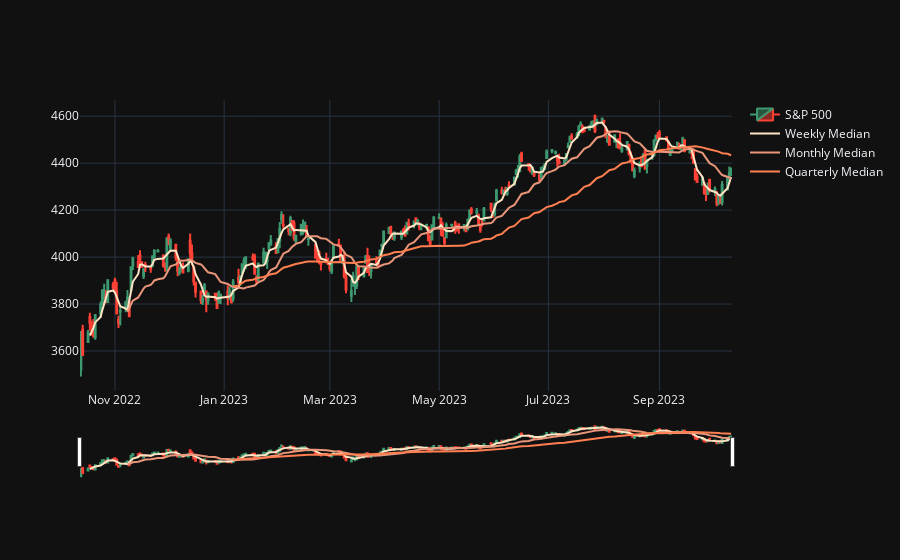

This figure's notebook cell:
### Markdown cell above
### Median
The median is the middle value of series of prices. 

The median is an alternative to the mean, it is believed to be more significant than the mean, as the mean includes prices that could be seen as extremes. Whereas the median returns the middle value where most the prices are most likely to be around.

Similarily to the mean, the median needs a list of prices and a period. We will once again use the Typical Price and get the weekly, monthly, and quarterly medians

### Code cell
weekly_median = bulk_basic_indicators.median(data['Typical Price'], 5)
monthly_median = bulk_basic_indicators.median(data['Typical Price'], 20)
quarterly_median = bulk_basic_indicators.median(data['Typical Price'], 60)

# print(weekly_median)

weekly_median.append(statistics.median(data['Typical Price'][-4:].tolist()+[latest_typical_price]))
monthly_median.append(statistics.median(data['Typical Price'][-19:].tolist()+[latest_typical_price]))
quarterly_median.append(statistics.median(data['Typical Price'][-59:].tolist()+[latest_typical_price]))

fig_median = make_subplots(
    rows=1,
    cols=1,
    specs=[[{"type": "candlestick"}]]
)
fig_median.add_trace(
    go.Candlestick(
        x=data.index,
        open=data['Open'],
        low=data['Low'],
        high=data['High'],
        close=data['Close'],
        name='S&P 500'
    ),
    row=1, col=1
)
fig_median.add_trace(
    go.Scatter(
        x=data.index[-len(weekly_mean):],
        y=weekly_mean,
        name='Weekly Median',
        line={'color': '#FFE4C4'}
    )
)
fig_median.add_trace(
    go.Scatter(
        x=data.index[-len(monthly_mean):],
        y=monthly_mean,
        name='Monthly Median',
        line={'color': '#E9967A'}
    )
)
fig_median.add_trace(
    go.Scatter(
        x=data.index[-len(quarterly_mean):],
        y=quarterly_mean,
        name='Quarterly Median',
        line={'color': '#FF7F50'}
    )
)
fig_median.update_layout(xaxis_rangeslider_visible=False)
fig_median.show()

### Figure 1 — Plotly figure (JSON) as saved in the notebook; plotly's stock layout.template omitted (floating-point values rounded to 4 significant figures; data arrays with more than 128 entries replaced by an {"elided": "..."} marker saying what was removed)
{"data": [{"close": {"elided": "250 float values"}, "high": {"elided": "250 float values"}, "low": {"elided": "250 float values"}, "name": "S&P 500", "open": {"elided": "250 float values"}, "x": {"elided": "250 str values"}, "type": "candlestick", "xaxis": "x", "yaxis": "y"}, {"line": {"color": "#FFE4C4"}, "name": "Weekly Median", "x": {"elided": "247 str values"}, "y": {"elided": "247 float values"}, "type": "scatter"}, {"line": {"color": "#E9967A"}, "name": "Monthly Median", "x": {"elided": "232 str values"}, "y": {"elided": "232 float values"}, "type": "scatter"}, {"line": {"color": "#FF7F50"}, "name": "Quarterly Median", "x": {"elided": "192 str values"}, "y": {"elided": "192 float values"}, "type": "scatter"}], "layout": {"xaxis": {"anchor": "y", "domain": [0.0, 1.0]}, "yaxis": {"anchor": "x", "domain": [0.0, 1.0]}}}
